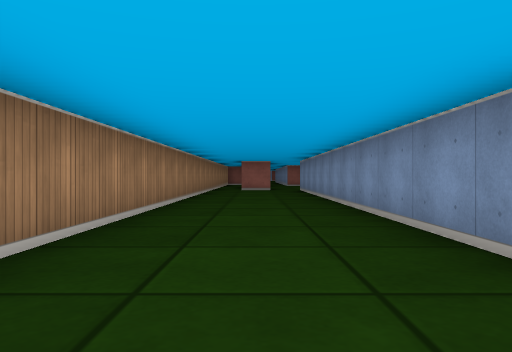
[1] (above)

19 first-person views from a walk through a cub3D maze. The camera is about half as high as the walls, looks level and sees 70° across. The floor is counted in squares. Each view is taken from the middle of a square. On the plan, view 1 faces up. The plan holds only what a view shows up to about 9 squares ahead; the rest is blank. The place goes on beyond the plan.

[2]
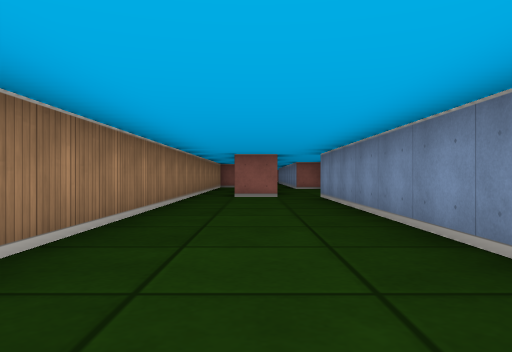

[3]
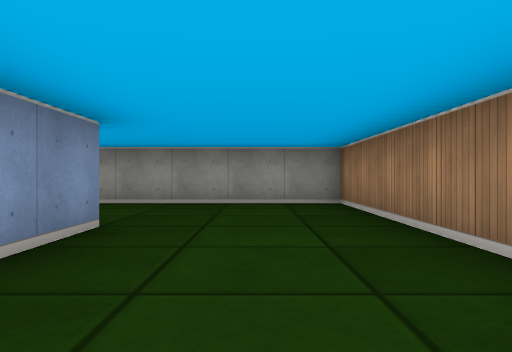

[4]
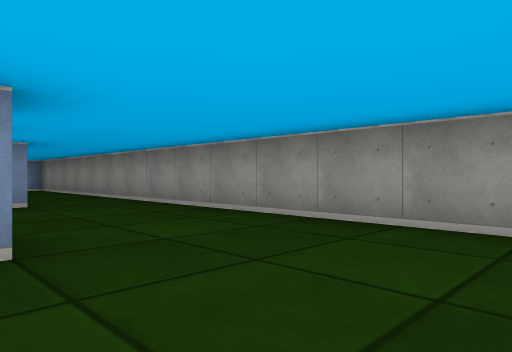

[5]
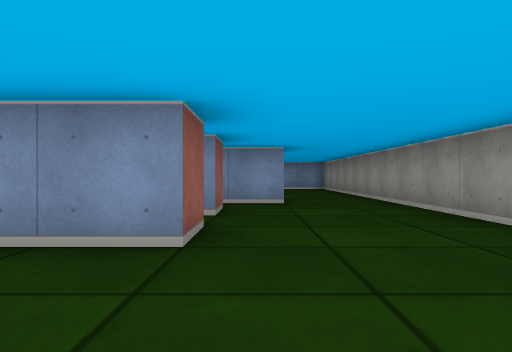

[6]
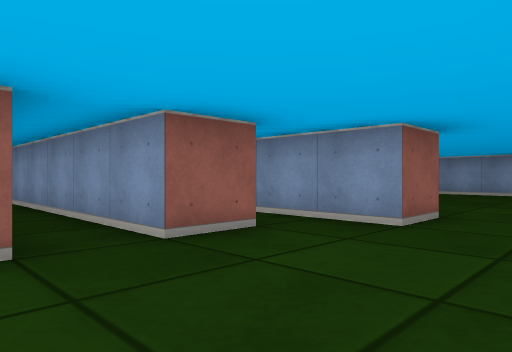

[7]
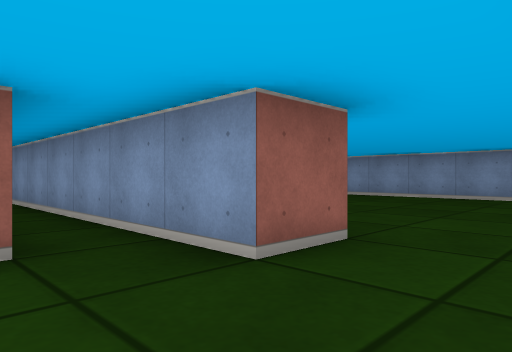

[8]
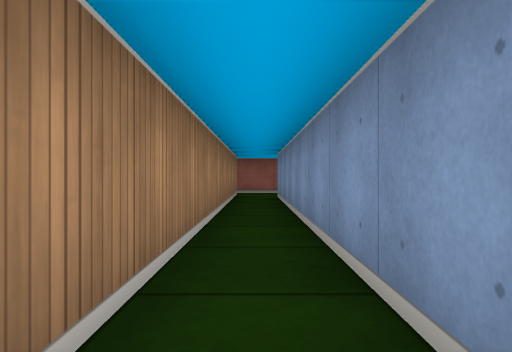

[9]
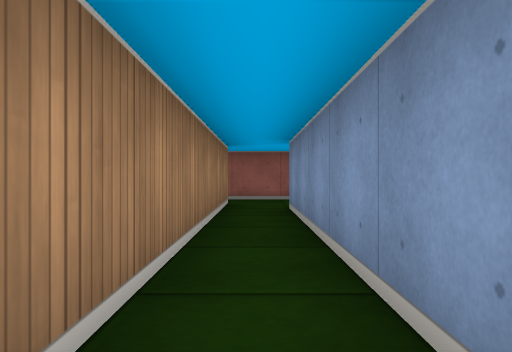

[10]
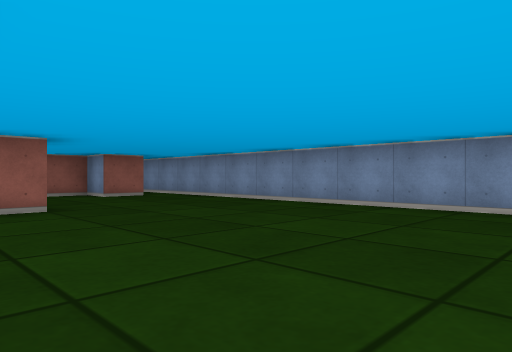

[11]
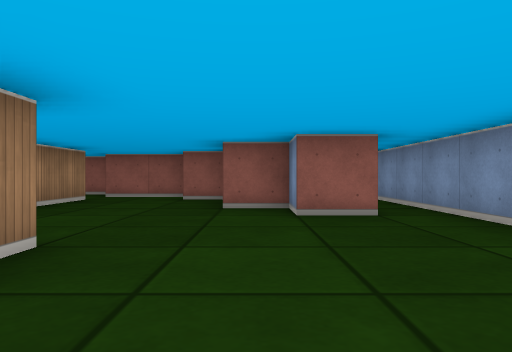

[12]
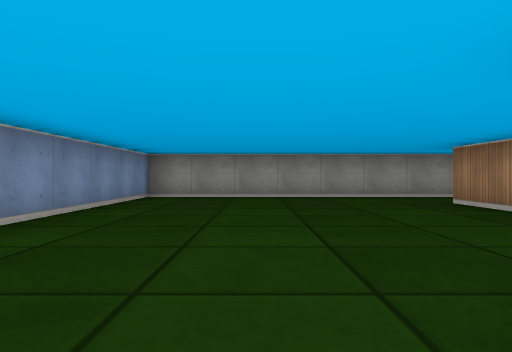

[13]
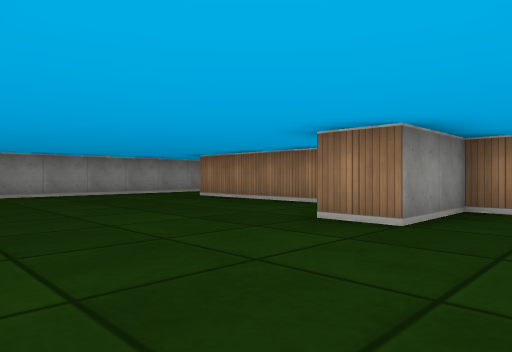

[14]
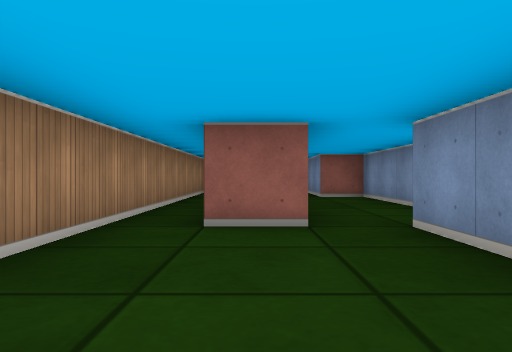

[15]
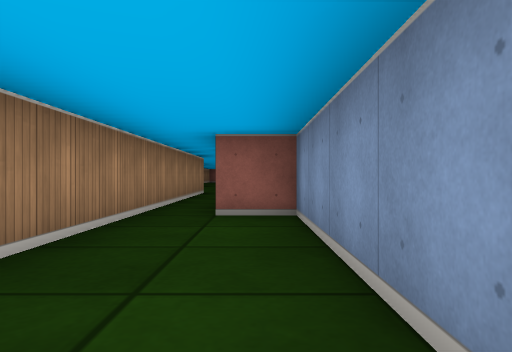

[16]
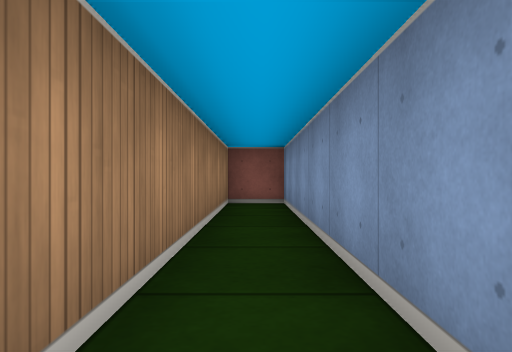

[17]
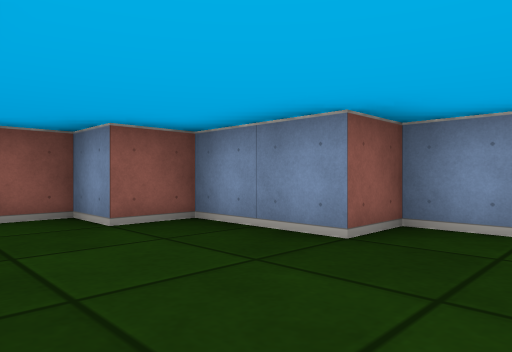

[18]
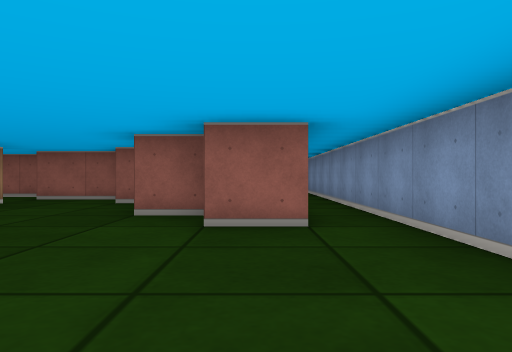

[19]
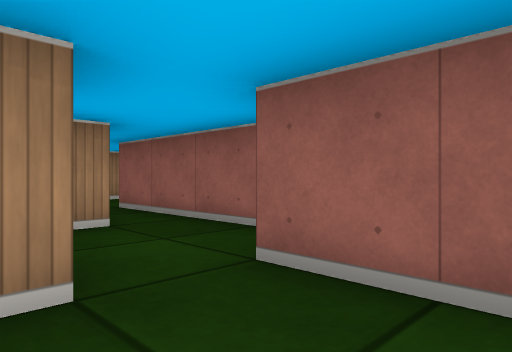

### Floor plan
Points are (right, up) in squares from view 1. A wall is a line through its corners. A room is listed if a view was taken in it or the views show most of it. See-through windows are left out.
Room 1 (views 1, 2, 3, 4, 5, 6, 7, 8, 9, 14, 16)
walls: (2.6, 1.5) (1.5, 1.5) (1.5, 12.5); (4.6, 1.5) (3.5, 1.5) (3.5, 6.5); (0.6, 12.5) (-0.5, 12.5); (4.5, 12.5) (4.5, 3.6); (-0.5, 13.6) (-0.5, 19.5) (-1.5, 19.5) (-1.5, -1.5) (6.5, -1.5); (6.5, 0.5) (5.5, 0.5) (5.5, 11.4); (6, 13.5) (3.5, 13.5)
ways out: opening at (6, -0.5) to room 2; opening at (6, 12) to room 2; opening at (2, 12) to room 3; opening at (4, 13) to room 3
Room 2 (views 10, 11, 12, 13, 17, 18, 19)
walls: (11.6, 8.5) (10.5, 8.5) (10.5, 9.5) (9.5, 9.5) (9.5, 11.5) (8.5, 11.5) (8.5, 12.5) (6.5, 12.5); (6.5, 7.1) (6.5, 6.5) (8.5, 6.5) (8.5, 5.5) (7.9, 5.5); (6.5, 4.1) (6.5, 0.5); (6.5, 11.6) (6.5, 9.8); (6.5, -1.5) (12.5, -1.5) (12.5, 14)
ways out: opening at (6, -0.5) to room 1; opening at (6, 12) to room 1
Room 3 (view 15)
walls: (3.5, 13.5) (2.5, 13.5) (2.5, 17.5) (1.5, 17.5) (1.5, 18); (0.5, 21.9) (0.5, 14.1)
ways out: opening at (2, 12) to room 1; opening at (4, 13) to room 1

Where each view was taken, in squares from view 1:
view 1: 0 up, 0 right, facing up
view 2: 4 up, 0 right, facing up
view 3: 5 up, 0 right, facing down
view 4: 2 up, 1 left, facing down-right
view 5: 1 up, 1 left, facing right
view 6: 1 down, 2 right, facing up-right
view 7: 1 down, 4 right, facing up-right
view 8: 3 up, 5 right, facing up
view 9: 6 up, 5 right, facing up
view 10: 0 up, 7 right, facing up-right
view 11: 4 up, 10 right, facing up
view 12: 7 up, 10 right, facing down
view 13: 8 up, 12 right, facing down-left
view 14: 9 up, 0 right, facing up
view 15: 13 up, 2 right, facing up
view 16: 13 up, 1 left, facing up
view 17: 8 up, 7 right, facing up-right
view 18: 5 up, 11 right, facing up
view 19: 11 up, 8 right, facing up-left
